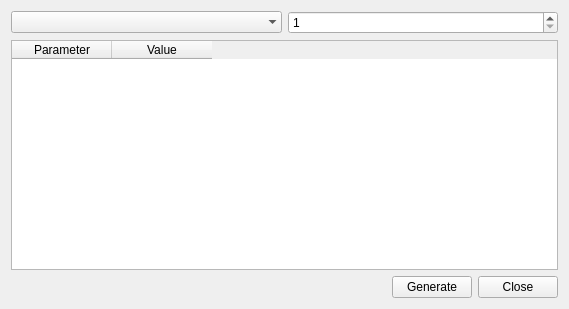
<?xml version="1.0" encoding="UTF-8"?>
<ui version="4.0">
 <class>MainWindow</class>
 <widget class="QMainWindow" name="MainWindow">
  <property name="geometry">
   <rect>
    <x>0</x>
    <y>0</y>
    <width>569</width>
    <height>309</height>
   </rect>
  </property>
  <property name="minimumSize">
   <size>
    <width>569</width>
    <height>309</height>
   </size>
  </property>
  <property name="windowTitle">
   <string>Random Distribution Generator</string>
  </property>
  <widget class="QWidget" name="centralWidget">
   <property name="autoFillBackground">
    <bool>false</bool>
   </property>
   <layout class="QVBoxLayout" name="verticalLayout_2">
    <item>
     <layout class="QHBoxLayout" name="horizontalLayout_2">
      <item>
       <widget class="QComboBox" name="cbDistribution">
        <property name="minimumSize">
         <size>
          <width>140</width>
          <height>22</height>
         </size>
        </property>
        <property name="currentText">
         <string/>
        </property>
        <property name="currentIndex">
         <number>-1</number>
        </property>
        <property name="frame">
         <bool>false</bool>
        </property>
        <item>
         <property name="text">
          <string>Uniform</string>
         </property>
        </item>
        <item>
         <property name="text">
          <string>Triangular</string>
         </property>
        </item>
        <item>
         <property name="text">
          <string>Exponential</string>
         </property>
        </item>
        <item>
         <property name="text">
          <string>Normal</string>
         </property>
        </item>
       </widget>
      </item>
      <item>
       <widget class="QSpinBox" name="sbQuantity">
        <property name="minimumSize">
         <size>
          <width>0</width>
          <height>22</height>
         </size>
        </property>
        <property name="minimum">
         <number>1</number>
        </property>
        <property name="maximum">
         <number>999999999</number>
        </property>
       </widget>
      </item>
     </layout>
    </item>
    <item>
     <layout class="QHBoxLayout" name="centerHorizontalLayout">
      <item>
       <widget class="QTableWidget" name="params">
        <property name="frameShape">
         <enum>QFrame::StyledPanel</enum>
        </property>
        <property name="frameShadow">
         <enum>QFrame::Plain</enum>
        </property>
        <attribute name="verticalHeaderVisible">
         <bool>false</bool>
        </attribute>
        <column>
         <property name="text">
          <string>Parameter</string>
         </property>
        </column>
        <column>
         <property name="text">
          <string>Value</string>
         </property>
        </column>
       </widget>
      </item>
     </layout>
    </item>
    <item>
     <layout class="QHBoxLayout" name="horizontalLayout">
      <item>
       <spacer name="horizontalSpacer">
        <property name="orientation">
         <enum>Qt::Horizontal</enum>
        </property>
        <property name="sizeHint" stdset="0">
         <size>
          <width>40</width>
          <height>20</height>
         </size>
        </property>
       </spacer>
      </item>
      <item>
       <widget class="QPushButton" name="btGenerate">
        <property name="text">
         <string>Generate</string>
        </property>
       </widget>
      </item>
      <item>
       <widget class="QPushButton" name="btCloseApp">
        <property name="text">
         <string>Close</string>
        </property>
       </widget>
      </item>
     </layout>
    </item>
   </layout>
  </widget>
 </widget>
 <layoutdefault spacing="6" margin="11"/>
 <resources/>
 <connections/>
</ui>
